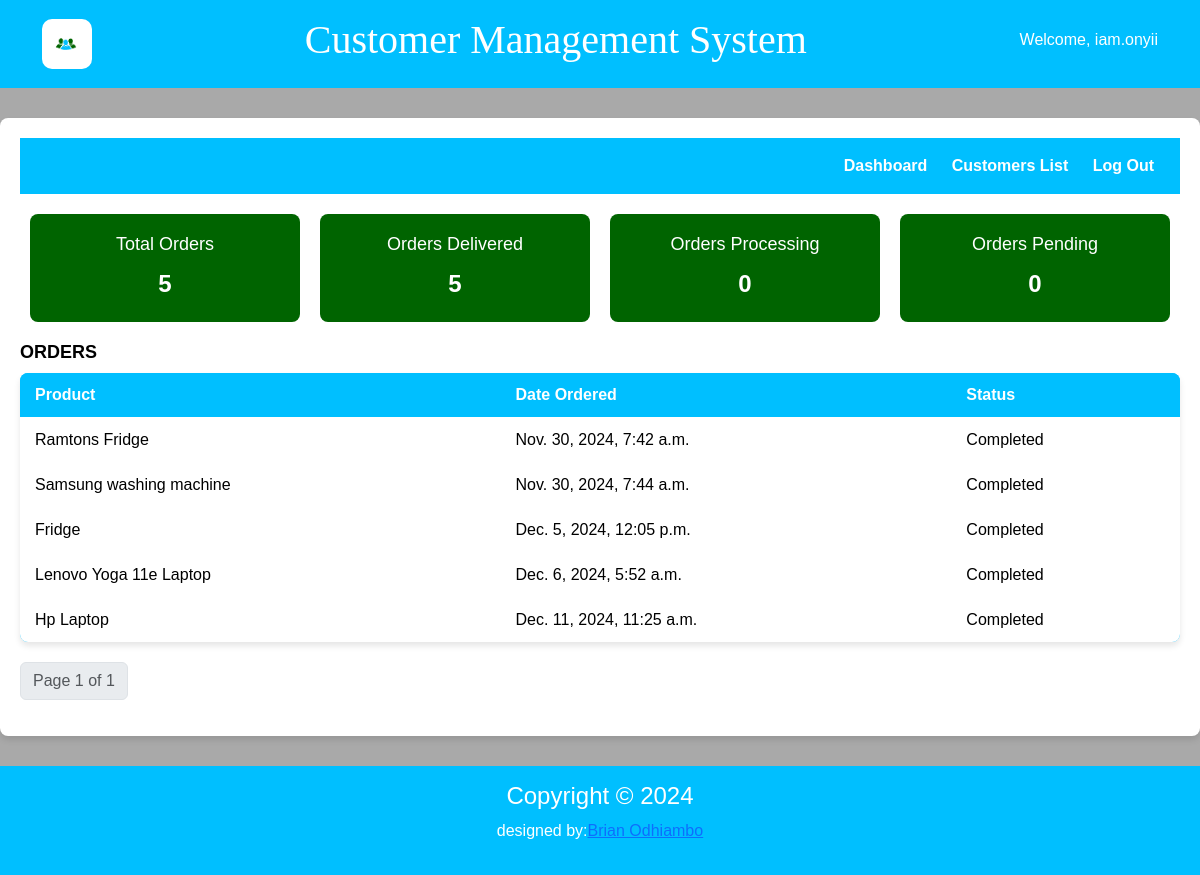
The app's page / (signed in) with its own data.
### accounts/models.py (models this page shows)
class CustomUser(AbstractUser):
    bio = models.TextField(null=True, blank=True)

### customer/models.py (models this page shows, shortened)
class Order(models.Model):
    STATUS_CHOICES = [
        ('Pending', 'Pending'),
        ('Processing', 'Processing'),
        ('Completed', 'Completed'),
    ]
    customer = models.ForeignKey(Customer, on_delete=models.CASCADE, related_name='orders')
    product = models.CharField(max_length=100)
    quantity = models.PositiveIntegerField(default=1)
    price = models.PositiveIntegerField(default=1)
    order_date = models.DateTimeField(auto_now_add=True)
    order_status = models.CharField(max_length=20, choices=STATUS_CHOICES, default='Pending')

### customer/views.py (the view)
# urls.py: path('', views.dashboard, name='dashboard'),
@login_required(login_url='login')
def dashboard(request):
    customers = Customer.objects.all()
    total_orders = Order.objects.count()
    orders_completed = Order.objects.filter(order_status="Completed").count()
    orders_pending = Order.objects.filter(order_status="Pending").count()
    orders_processing = Order.objects.filter(order_status="Processing").count()
    orders = Order.objects.all()
    paginator = Paginator(orders, 5)
    page = request.GET.get('page')  # Get the current page number from the request
    try:
        orders = paginator.page(page)
    except PageNotAnInteger:
        orders = paginator.page(1)
    except EmptyPage:
        orders = paginator.page(paginator.num_pages)
    context = {
        'total_orders': total_orders,
        'orders_completed': orders_completed,
        'orders_pending': orders_pending,
        'orders_processing': orders_processing,
        'customers': customers,
        'orders': orders,
    }
    return render(request, 'customer/dashboard.html', context)

### customer/templates/customer/dashboard.html (shortened to what this page needs)
{% extends 'customer/base.html' %}
{% block content %}
<div class="dashboard-container">
    <header class="dashboard-header">
        <nav>
            <a href="{% url 'dashboard' %}">Dashboard</a>
            <a href="{% url 'customer_list' %}">Customers List</a>
            <a href="{%  url 'logout'  %}">Log Out</a>
        </nav>
    </header>
    <div class="dashboard-stats">
        <div class="stat-card">
            <h3>Total Orders</h3>
            <p>{{ total_orders }}</p>
        </div>
        <div class="stat-card">
            <h3>Orders Delivered</h3>
            <p>{{ orders_completed}}</p>
        </div>
        <div class="stat-card">
            <h3>Orders Processing</h3>
            <p>{{ orders_processing}}</p>
        </div>
        <div class="stat-card">
            <h3>Orders Pending</h3>
            <p>{{ orders_pending }}</p>
        </div>
    </div>
    <div class="dashboard-content">
        <div class="orders-section">
            <h3><strong>ORDERS</strong></h3>
            <table class="table">
                <thead>
                <tr>
                    <th>Product</th>
                    <th>Date Ordered</th>
                    <th>Status</th>
                </tr>
                </thead>
                <tbody>
                {% for order in orders %}
                <tr>
                    <td>{{ order.product }}</td>
                    <td>{{ order.order_date }}</td>
                    <td>{{ order.order_status }}</td>
                </tr>
                {% endfor %}
                </tbody>
            </table>
            <div class="pagination">
    <span class="step-links">
        <ul class="pagination justify-content-center">
        <li class="page-item disabled">
            <span class="page-link">Page {{ orders.number }} of {{ orders.paginator.num_pages }}</span>
        </li>
        </ul>
    </span>
            </div>
        </div>
    </div>
</div>
{% endblock %}

### customer/templates/customer/base.html (shortened to what this page needs)
<!DOCTYPE html>
<html lang="en">
<head>
    <link href="https://cdn.jsdelivr.net/npm/bootstrap@5.3.3/dist/css/bootstrap.min.css" rel="stylesheet"
>
    {% load static %}
    <link rel="stylesheet" type="text/css" href="{% static 'css/style.css' %}">
</head>
<body>
<div class="grid-container">
    <div id="NavbarDiv">
        <header>
            <div class="container d-flex align-items-center justify-content-between">
                <a href="{% url 'dashboard' %}">
                    <img src="{% static 'assets/customer.png' %}" alt="Logo" class="img-fluid"
                         style="max-height: 50px;border-radius: 10px;">
                </a>
                <h1 style="font-family: Algerian">Customer Management System</h1>
                <h6>Welcome, {{user.username}}</h6>
            </div>
        </header>
    </div>
    <div id="ContentDiv">
        {% block content %}
        {% endblock %}
    </div>
</div>
<div id="FooterDiv">
    <footer>
        <h4>Copyright © 2024</h4>
        <p>designed by:<a href="mailto:brianonyango879@gmail.com">Brian Odhiambo</a></p>
    </footer>
</div>
</body>
</html>

### static/css/style.css (style rules this page uses)
body { font-family: Arial, sans-serif; margin: 0; padding: 0; background-color: darkgray; color: black; overflow-x: auto; }
.dashboard-container { max-width: 1200px; margin: 20px auto; padding: 20px; background: white; border-radius: 8px; box-shadow: 0 4px 6px rgba(0, 0, 0, 0.1); }
.dashboard-header { display: flex; justify-content: space-between; align-items: center; margin-bottom: 20px; }
.dashboard-header nav a { margin: 0 10px; text-decoration: none; color: white; font-weight: bold; }
.dashboard-stats { display: flex; justify-content: space-between; margin-bottom: 20px; }
.stat-card { background: darkgreen; color: white; text-align: center; padding: 20px; border-radius: 8px; flex: 1; margin: 0 10px; }
.stat-card h3 { font-size: 18px; margin-bottom: 10px; }
.stat-card p { font-size: 24px; margin: 0; font-weight: bold; }
.dashboard-content { display: flex; gap: 20px; }
.customers-section, .orders-section { flex: 1; }
.customers-section h3, .orders-section h3 { font-size: 18px; margin-bottom: 10px; }
.table { width: 100%; border-collapse: collapse; margin-bottom: 20px; background: deepskyblue; border-radius: 8px; overflow: hidden; box-shadow: 0 4px 6px rgba(0, 0, 0, 0.1); }
.table th, .table td { padding: 10px 15px; text-align: left; border-bottom: 1px solid white; }
.table th { background: deepskyblue; color: white; }
.table tr:last-child td { border-bottom: none; }
.grid-container { display: grid; grid-gap: 10px; grid-template-areas: 'nd nd nd nd nd nd nd nd' 'cd cd cd cd cd cd cd cd' 'fd fd fd fd fd fd fd fd'; }
#NavbarDiv { grid-area: nd; }
#ContentDiv { grid-area: cd; }
#FooterDiv { grid-area: fd; }

### customer/templates/customer/base.html (style rules this page uses)
body { font-family: Arial, sans-serif; margin: 0; padding: 0; }
header { background: deepskyblue; color: white; padding: 1rem; text-align: center; }
footer { background: deepskyblue; color: white; padding: 1rem; text-align: center; }

### records on screen
CustomUser: username "iam.onyii"
Order: product "Ramtons Fridge", order_date "Nov. 30, 2024, 7:42 a.m.", order_status "Completed"
Order: product "Samsung washing machine", order_date "Nov. 30, 2024, 7:44 a.m.", order_status "Completed"
Order: product "Fridge", order_date "Dec. 5, 2024, 12:05 p.m.", order_status "Completed"
Order: product "Lenovo Yoga 11e Laptop", order_date "Dec. 6, 2024, 5:52 a.m.", order_status "Completed"
Order: product "Hp Laptop", order_date "Dec. 11, 2024, 11:25 a.m.", order_status "Completed"

### other values on screen
{{ total_orders }} "5"
{{ orders_completed }} "5"
{{ orders_processing }} "0"
{{ orders_pending }} "0"
{{ orders.number }} "1"
{{ orders.paginator.num_pages }} "1"
